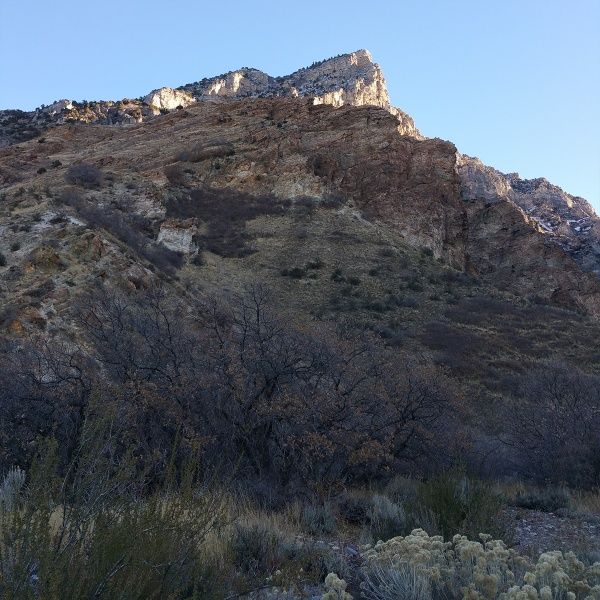
#> input picture test_images/mountain/img2.jpg, 600 x 600 px
$ python main2.py
#> lines starting #> are read from the running program, lines starting #| are printed output that depends on the picture
import cv2
import numpy as np

# Load the test_images
image1 = cv2.imread('test_images/mountain/img2.jpg')
#> image1 is the input picture: shape (600, 600, 3); mean B, G, R 101.1, 90.1, 81.6
image2 = cv2.imread('test_images/mountain/img1.jpg')
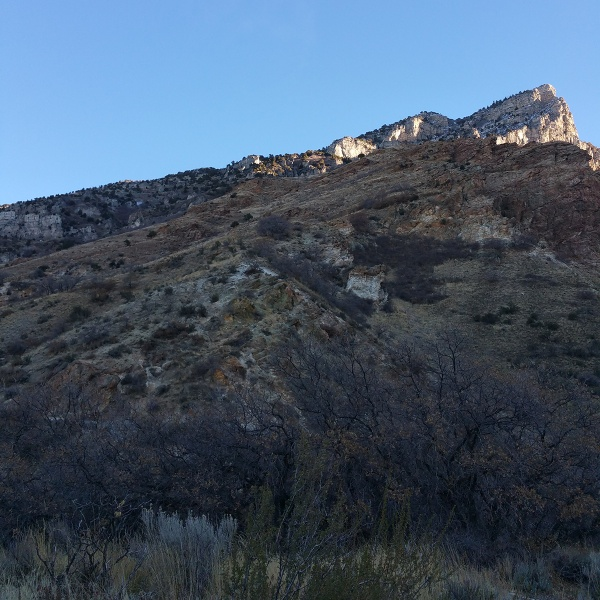
#> input picture test_images/mountain/img1.jpg, 600 x 600 px
#> image2 is the input picture: shape (600, 600, 3); mean B, G, R 104.5, 86, 69.5

# Convert test_images to grayscale
gray1 = cv2.cvtColor(image1, cv2.COLOR_BGR2GRAY)
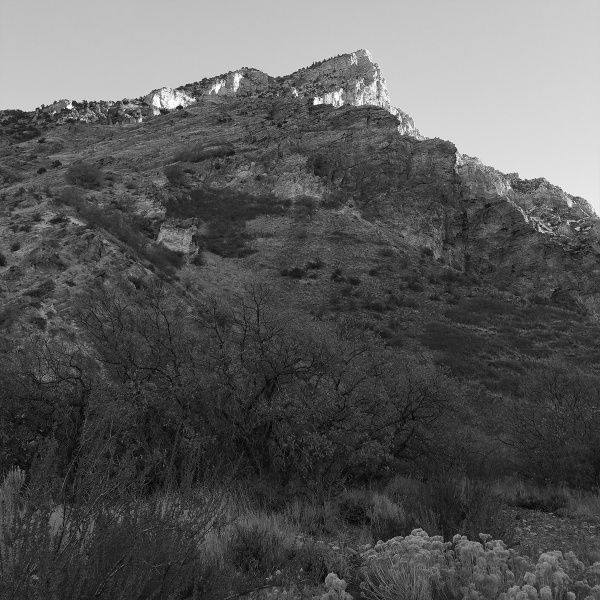
#> gray1: shape (600, 600); min 0, max 254, mean 88.8
gray2 = cv2.cvtColor(image2, cv2.COLOR_BGR2GRAY)
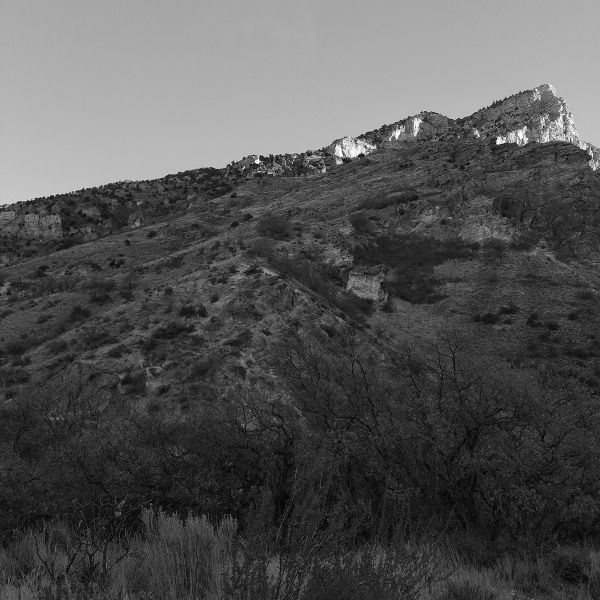
#> gray2: shape (600, 600); min 1, max 254, mean 83.2

# Initialize the feature detector and extractor (e.g., SIFT)
sift = cv2.SIFT_create()

# Detect keypoints and compute descriptors for both test_images
keypoints1, descriptors1 = sift.detectAndCompute(gray1, None)
#> keypoints1 = 1490 keypoints; strongest (x, y, size): (70, 107, 3.4), (179, 107, 3.4), (74, 103, 3.3), (140, 120, 2.6)
keypoints2, descriptors2 = sift.detectAndCompute(gray2, None)
#> keypoints2 = 1318 keypoints; strongest (x, y, size): (257, 161, 3.1), (499, 141, 4.8), (361, 155, 3.3), (339, 162, 3.5)

# Initialize the feature matcher using brute-force matching
bf = cv2.BFMatcher()

# Match the descriptors using brute-force matching
matches = bf.match(descriptors1, descriptors2)
#> matches = 1490 matches

# Select the top N matches
num_matches = 50
matches = sorted(matches, key=lambda x: x.distance)[:num_matches]
#> matches = 50 matches

# Extract matching keypoints
src_points = np.float32([keypoints1[match.queryIdx].pt for match in matches]).reshape(-1, 1, 2)
#> src_points = 50 rows, first 8: [159.6, 221.3], [147.1, 207.4], [188.3, 187.5], [214.2, 184.3], [165.8, 249.1], [217.5, 144], [332, 87.69], [261.7, 235.1]
dst_points = np.float32([keypoints2[match.trainIdx].pt for match in matches]).reshape(-1, 1, 2)
#> dst_points = 50 rows, first 8: [347.8, 269.3], [335.3, 256.1], [374, 234.5], [399.4, 230], [355.4, 296.7], [400.3, 189.6], [515.1, 125.9], [450.6, 280.1]

# Estimate the homography matrix
homography, _ = cv2.findHomography(src_points, dst_points, cv2.RANSAC, 5.0)
#> homography = [[0.822, 0.0272, 190.9], [-0.101, 0.921, 66.23], [-0.000269, -6.32e-05, 1]]

# Warp the first image using the homography
result = cv2.warpPerspective(image1, homography, (image2.shape[1], image2.shape[0]))
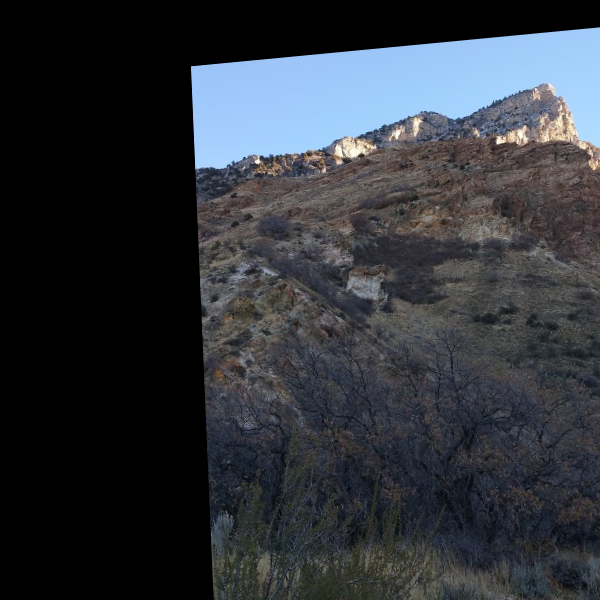
#> result: shape (600, 600, 3); mean B, G, R 58.3, 52.1, 48.1

# Blending the warped image with the second image using alpha blending
alpha = 0.5  # blending factor
blended_image = cv2.addWeighted(result, alpha, image2, 1 - alpha, 0)
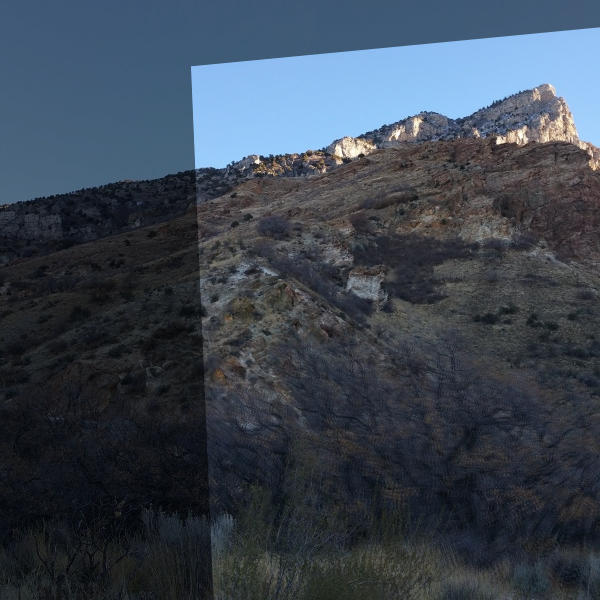
#> blended_image: shape (600, 600, 3); mean B, G, R 81.4, 69.1, 58.8

# Display the blended image
cv2.imshow('Blended Image', blended_image)
cv2.waitKey(0)
cv2.destroyAllWindows()
